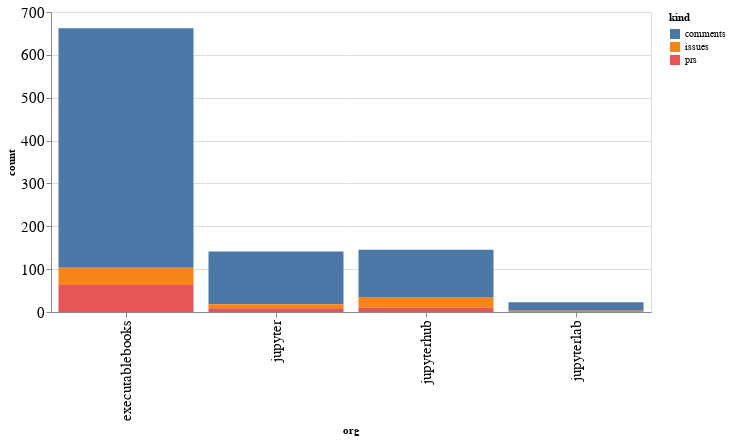

The notebook cell this image was saved under:
### Code cell
alt.Chart(org_summaries, width=600).mark_bar().encode(
    x='org',
    y='count',
    color='kind',
    tooltip="org"
)

### Figure 1 — Vega-Lite specification as saved in the notebook (floating-point values rounded to 4 significant figures)
{"config": {"axisLeft": {"labelFontSize": 15}, "axisBottom": {"labelFontSize": 15}}, "data": {"name": "data-a01404a967665fd3561a464a915a2206"}, "mark": "bar", "encoding": {"color": {"type": "nominal", "field": "kind"}, "tooltip": {"type": "nominal", "field": "org"}, "x": {"type": "nominal", "field": "org"}, "y": {"type": "quantitative", "field": "count"}}, "width": 600, "$schema": "https://vega.github.io/schema/vega-lite/v4.8.1.json", "datasets": {"data-a01404a967665fd3561a464a915a2206": [{"org": "executablebooks", "kind": "comments", "count": 559}, {"org": "executablebooks", "kind": "issues", "count": 40}, {"org": "executablebooks", "kind": "prs", "count": 63}, {"org": "jupyter", "kind": "comments", "count": 123}, {"org": "jupyter", "kind": "issues", "count": 9}, {"org": "jupyter", "kind": "prs", "count": 9}, {"org": "jupyterhub", "kind": "comments", "count": 110}, {"org": "jupyterhub", "kind": "issues", "count": 25}, {"org": "jupyterhub", "kind": "prs", "count": 10}, {"org": "jupyterlab", "kind": "comments", "count": 20}, {"org": "jupyterlab", "kind": "issues", "count": 3}]}}
